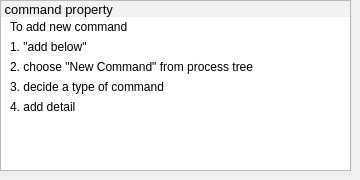
   <widget class="QWidget" name="wid01_no_chosen">
    <widget class="QLabel" name="label_109">
     <property name="geometry">
      <rect>
       <x>1</x>
       <y>1</y>
       <width>349</width>
       <height>16</height>
      </rect>
     </property>
     <property name="font">
      <font>
       <pointsize>10</pointsize>
      </font>
     </property>
     <property name="styleSheet">
      <string notr="true">background-color: rgb(242, 242, 242);</string>
     </property>
     <property name="text">
      <string> command property</string>
     </property>
    </widget>
    <widget class="QGraphicsView" name="graphicsView_11">
     <property name="geometry">
      <rect>
       <x>0</x>
       <y>0</y>
       <width>351</width>
       <height>171</height>
      </rect>
     </property>
    </widget>
    <widget class="QLabel" name="label_4">
     <property name="geometry">
      <rect>
       <x>10</x>
       <y>20</y>
       <width>211</width>
       <height>16</height>
      </rect>
     </property>
     <property name="text">
      <string>To add new command</string>
     </property>
     <property name="alignment">
      <set>Qt::AlignLeading|Qt::AlignLeft|Qt::AlignTop</set>
     </property>
    </widget>
    <widget class="QLabel" name="label_5">
     <property name="geometry">
      <rect>
       <x>10</x>
       <y>40</y>
       <width>211</width>
       <height>16</height>
      </rect>
     </property>
     <property name="text">
      <string>1. &quot;add below&quot;</string>
     </property>
     <property name="alignment">
      <set>Qt::AlignLeading|Qt::AlignLeft|Qt::AlignTop</set>
     </property>
    </widget>
    <widget class="QLabel" name="label_6">
     <property name="geometry">
      <rect>
       <x>10</x>
       <y>60</y>
       <width>301</width>
       <height>16</height>
      </rect>
     </property>
     <property name="text">
      <string>2. choose &quot;New Command&quot; from process tree</string>
     </property>
     <property name="alignment">
      <set>Qt::AlignLeading|Qt::AlignLeft|Qt::AlignTop</set>
     </property>
    </widget>
    <widget class="QLabel" name="label_12">
     <property name="geometry">
      <rect>
       <x>10</x>
       <y>80</y>
       <width>211</width>
       <height>16</height>
      </rect>
     </property>
     <property name="text">
      <string>3. decide a type of command</string>
     </property>
     <property name="alignment">
      <set>Qt::AlignLeading|Qt::AlignLeft|Qt::AlignTop</set>
     </property>
    </widget>
    <widget class="QLabel" name="label_13">
     <property name="geometry">
      <rect>
       <x>10</x>
       <y>100</y>
       <width>211</width>
       <height>16</height>
      </rect>
     </property>
     <property name="text">
      <string>4. add detail</string>
     </property>
     <property name="alignment">
      <set>Qt::AlignLeading|Qt::AlignLeft|Qt::AlignTop</set>
     </property>
    </widget>
    <zorder>graphicsView_11</zorder>
    <zorder>label_109</zorder>
    <zorder>label_4</zorder>
    <zorder>label_5</zorder>
    <zorder>label_6</zorder>
    <zorder>label_12</zorder>
    <zorder>label_13</zorder>
   </widget>
